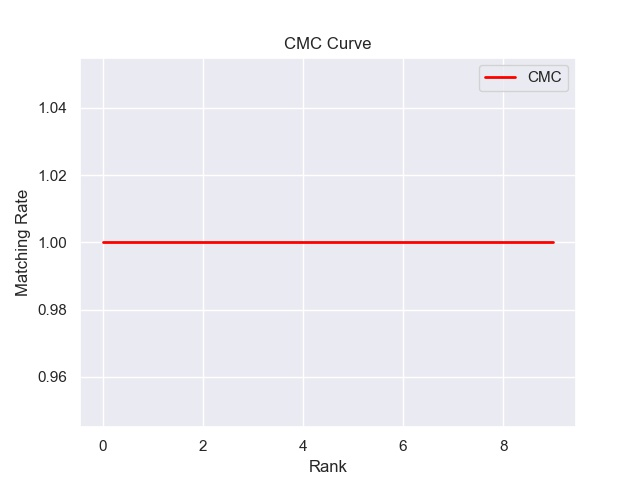

Reproduce this figure in Python.
import numpy as np
import matplotlib.pyplot as plt

''' 
# test data
predict_label = np.array([
    [97.32, 23.56, 34.98],
    [18.21, 91.22, 45.98],
    [44.33, 29.87, 89.77]
])

test_y = np.array([
    [1, 0, 0],
    [0, 1, 0],
    [0, 0, 1]
])
'''
# CMC curve
def draw_cmc(predict_label, test_y):
    test_cmc = []  # store accuracy
    sort_index = np.argsort(-predict_label,axis=1)
    print("sort_index",sort_index)

    actual_index = np.argmax(test_y,1)

    print("actual_index \n", actual_index)
    predict_index = np.argmax(predict_label,1)
    temp = np.cast['float32'](np.equal(actual_index,predict_index))
    test_cmc.append(np.mean(temp))

    for i in range(sort_index.shape[1]-1):
        for j in range(len(temp)):
            if temp[j]==0:
                predict_index[j] = sort_index[j][i+1]
        temp = np.cast['float32'](np.equal(actual_index,predict_index))
        test_cmc.append(np.mean(temp))


    plt.figure()

    print(test_cmc)

    x = np.arange(0, sort_index.shape[1])
    plt.plot(x, test_cmc, color="red", linewidth=2, label="CMC")
    plt.xlabel("Rank")
    plt.ylabel("Matching Rate")
    plt.legend()
    plt.title("CMC Curve")
    plt.savefig('CMC.jpg')